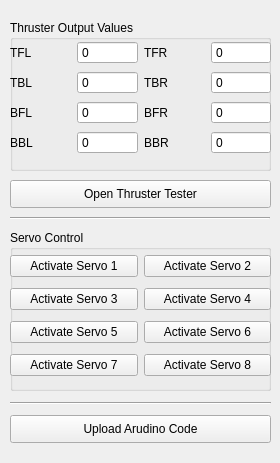
<?xml version="1.0" encoding="UTF-8"?>
<ui version="4.0">
 <class>OffboardWidget</class>
 <widget class="QWidget" name="OffboardWidget">
  <property name="geometry">
   <rect>
    <x>0</x>
    <y>0</y>
    <width>280</width>
    <height>463</height>
   </rect>
  </property>
  <property name="windowTitle">
   <string>OffboardWidget</string>
  </property>
  <widget class="QGroupBox" name="groupBox">
   <property name="geometry">
    <rect>
     <x>10</x>
     <y>20</y>
     <width>261</width>
     <height>151</height>
    </rect>
   </property>
   <property name="title">
    <string>Thruster Output Values</string>
   </property>
   <widget class="QWidget" name="gridLayoutWidget">
    <property name="geometry">
     <rect>
      <x>0</x>
      <y>20</y>
      <width>261</width>
      <height>119</height>
     </rect>
    </property>
    <layout class="QGridLayout" name="gridLayout">
     <item row="0" column="0">
      <layout class="QHBoxLayout" name="horizontalLayout_5">
       <item>
        <widget class="QLabel" name="label_5">
         <property name="text">
          <string>TFL</string>
         </property>
        </widget>
       </item>
       <item>
        <widget class="QSpinBox" name="tfl_value">
         <property name="frame">
          <bool>true</bool>
         </property>
         <property name="readOnly">
          <bool>true</bool>
         </property>
         <property name="buttonSymbols">
          <enum>QAbstractSpinBox::NoButtons</enum>
         </property>
         <property name="minimum">
          <number>-128</number>
         </property>
         <property name="maximum">
          <number>128</number>
         </property>
        </widget>
       </item>
      </layout>
     </item>
     <item row="1" column="0">
      <layout class="QHBoxLayout" name="horizontalLayout_6">
       <item>
        <widget class="QLabel" name="label_6">
         <property name="text">
          <string>TBL</string>
         </property>
        </widget>
       </item>
       <item>
        <widget class="QSpinBox" name="tbl_value">
         <property name="frame">
          <bool>true</bool>
         </property>
         <property name="readOnly">
          <bool>true</bool>
         </property>
         <property name="buttonSymbols">
          <enum>QAbstractSpinBox::NoButtons</enum>
         </property>
         <property name="minimum">
          <number>-128</number>
         </property>
         <property name="maximum">
          <number>128</number>
         </property>
        </widget>
       </item>
      </layout>
     </item>
     <item row="2" column="0">
      <layout class="QHBoxLayout" name="horizontalLayout_10">
       <item>
        <widget class="QLabel" name="label_10">
         <property name="text">
          <string>BFL</string>
         </property>
        </widget>
       </item>
       <item>
        <widget class="QSpinBox" name="bfl_value">
         <property name="frame">
          <bool>true</bool>
         </property>
         <property name="readOnly">
          <bool>true</bool>
         </property>
         <property name="buttonSymbols">
          <enum>QAbstractSpinBox::NoButtons</enum>
         </property>
         <property name="minimum">
          <number>-128</number>
         </property>
         <property name="maximum">
          <number>128</number>
         </property>
        </widget>
       </item>
      </layout>
     </item>
     <item row="1" column="1">
      <layout class="QHBoxLayout" name="horizontalLayout_7">
       <item>
        <widget class="QLabel" name="label_7">
         <property name="text">
          <string>TBR</string>
         </property>
        </widget>
       </item>
       <item>
        <widget class="QSpinBox" name="tbr_value">
         <property name="frame">
          <bool>true</bool>
         </property>
         <property name="readOnly">
          <bool>true</bool>
         </property>
         <property name="buttonSymbols">
          <enum>QAbstractSpinBox::NoButtons</enum>
         </property>
         <property name="minimum">
          <number>-128</number>
         </property>
         <property name="maximum">
          <number>128</number>
         </property>
        </widget>
       </item>
      </layout>
     </item>
     <item row="2" column="1">
      <layout class="QHBoxLayout" name="horizontalLayout_9">
       <item>
        <widget class="QLabel" name="label_9">
         <property name="text">
          <string>BFR</string>
         </property>
        </widget>
       </item>
       <item>
        <widget class="QSpinBox" name="bfr_value">
         <property name="frame">
          <bool>true</bool>
         </property>
         <property name="readOnly">
          <bool>true</bool>
         </property>
         <property name="buttonSymbols">
          <enum>QAbstractSpinBox::NoButtons</enum>
         </property>
         <property name="minimum">
          <number>-128</number>
         </property>
         <property name="maximum">
          <number>128</number>
         </property>
        </widget>
       </item>
      </layout>
     </item>
     <item row="0" column="1">
      <layout class="QHBoxLayout" name="horizontalLayout_2">
       <item>
        <widget class="QLabel" name="label_2">
         <property name="text">
          <string>TFR</string>
         </property>
        </widget>
       </item>
       <item>
        <widget class="QSpinBox" name="tfr_value">
         <property name="frame">
          <bool>true</bool>
         </property>
         <property name="readOnly">
          <bool>true</bool>
         </property>
         <property name="buttonSymbols">
          <enum>QAbstractSpinBox::NoButtons</enum>
         </property>
         <property name="minimum">
          <number>-128</number>
         </property>
         <property name="maximum">
          <number>128</number>
         </property>
        </widget>
       </item>
      </layout>
     </item>
     <item row="3" column="0">
      <layout class="QHBoxLayout" name="horizontalLayout_8">
       <item>
        <widget class="QLabel" name="label_8">
         <property name="text">
          <string>BBL</string>
         </property>
        </widget>
       </item>
       <item>
        <widget class="QSpinBox" name="bbl_value">
         <property name="frame">
          <bool>true</bool>
         </property>
         <property name="readOnly">
          <bool>true</bool>
         </property>
         <property name="buttonSymbols">
          <enum>QAbstractSpinBox::NoButtons</enum>
         </property>
         <property name="minimum">
          <number>-128</number>
         </property>
         <property name="maximum">
          <number>128</number>
         </property>
        </widget>
       </item>
      </layout>
     </item>
     <item row="3" column="1">
      <layout class="QHBoxLayout" name="horizontalLayout">
       <item>
        <widget class="QLabel" name="label">
         <property name="text">
          <string>BBR</string>
         </property>
        </widget>
       </item>
       <item>
        <widget class="QSpinBox" name="bbr_value">
         <property name="frame">
          <bool>true</bool>
         </property>
         <property name="readOnly">
          <bool>true</bool>
         </property>
         <property name="buttonSymbols">
          <enum>QAbstractSpinBox::NoButtons</enum>
         </property>
         <property name="minimum">
          <number>-128</number>
         </property>
         <property name="maximum">
          <number>128</number>
         </property>
        </widget>
       </item>
      </layout>
     </item>
    </layout>
   </widget>
  </widget>
  <widget class="QPushButton" name="thruster_tester_button">
   <property name="geometry">
    <rect>
     <x>10</x>
     <y>180</y>
     <width>261</width>
     <height>28</height>
    </rect>
   </property>
   <property name="text">
    <string>Open Thruster Tester</string>
   </property>
  </widget>
  <widget class="QGroupBox" name="groupBox_2">
   <property name="geometry">
    <rect>
     <x>10</x>
     <y>230</y>
     <width>261</width>
     <height>161</height>
    </rect>
   </property>
   <property name="title">
    <string>Servo Control</string>
   </property>
   <widget class="QWidget" name="gridLayoutWidget_2">
    <property name="geometry">
     <rect>
      <x>0</x>
      <y>20</y>
      <width>261</width>
      <height>135</height>
     </rect>
    </property>
    <layout class="QGridLayout" name="gridLayout_2">
     <item row="1" column="0">
      <widget class="QPushButton" name="servo_button_3">
       <property name="text">
        <string>Activate Servo 3</string>
       </property>
      </widget>
     </item>
     <item row="0" column="0">
      <widget class="QPushButton" name="servo_button_1">
       <property name="text">
        <string>Activate Servo 1</string>
       </property>
      </widget>
     </item>
     <item row="2" column="0">
      <widget class="QPushButton" name="servo_button_5">
       <property name="text">
        <string>Activate Servo 5</string>
       </property>
      </widget>
     </item>
     <item row="2" column="1">
      <widget class="QPushButton" name="servo_button_6">
       <property name="text">
        <string>Activate Servo 6</string>
       </property>
      </widget>
     </item>
     <item row="1" column="1">
      <widget class="QPushButton" name="servo_button_4">
       <property name="text">
        <string>Activate Servo 4</string>
       </property>
      </widget>
     </item>
     <item row="0" column="1">
      <widget class="QPushButton" name="servo_button_2">
       <property name="text">
        <string>Activate Servo 2</string>
       </property>
      </widget>
     </item>
     <item row="3" column="0">
      <widget class="QPushButton" name="servo_button_7">
       <property name="text">
        <string>Activate Servo 7</string>
       </property>
      </widget>
     </item>
     <item row="3" column="1">
      <widget class="QPushButton" name="servo_button_8">
       <property name="text">
        <string>Activate Servo 8</string>
       </property>
      </widget>
     </item>
    </layout>
   </widget>
  </widget>
  <widget class="Line" name="line">
   <property name="geometry">
    <rect>
     <x>10</x>
     <y>210</y>
     <width>260</width>
     <height>16</height>
    </rect>
   </property>
   <property name="orientation">
    <enum>Qt::Horizontal</enum>
   </property>
  </widget>
  <widget class="QPushButton" name="upload_arduino_button">
   <property name="enabled">
    <bool>true</bool>
   </property>
   <property name="geometry">
    <rect>
     <x>10</x>
     <y>415</y>
     <width>261</width>
     <height>28</height>
    </rect>
   </property>
   <property name="text">
    <string>Upload Arudino Code</string>
   </property>
  </widget>
  <widget class="Line" name="line_2">
   <property name="geometry">
    <rect>
     <x>10</x>
     <y>395</y>
     <width>261</width>
     <height>16</height>
    </rect>
   </property>
   <property name="orientation">
    <enum>Qt::Horizontal</enum>
   </property>
  </widget>
 </widget>
 <resources/>
 <connections/>
</ui>
